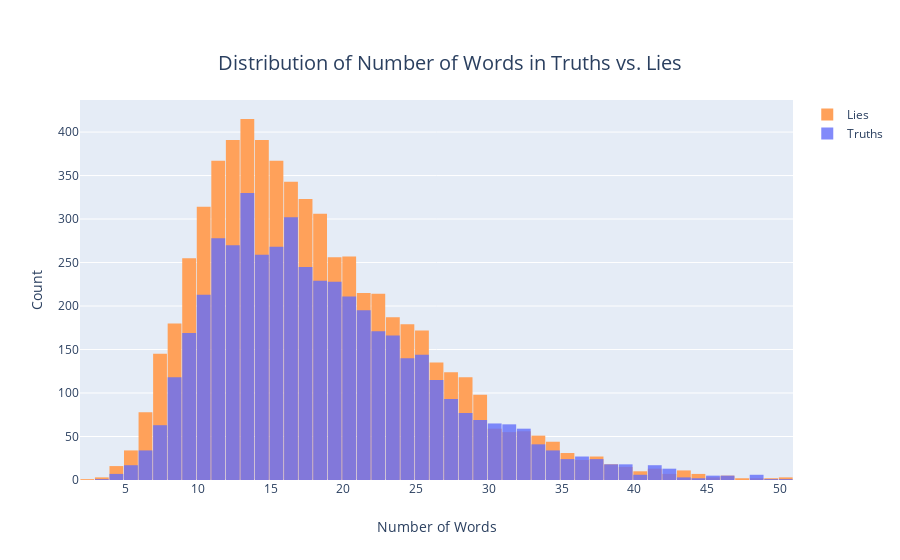

This figure's notebook cell:
### Code cell
fig = go.Figure()

fig.add_trace(go.Histogram(x=lies['numb_of_words'], name='Lies', marker_color='#FFA15A',
                            xbins=dict( # bins used for histogram
                                        start=-0.1,
                                        end=50.0,
                                        )
                          ),
)

fig.add_trace(go.Histogram(x=truths['numb_of_words'], name='Truths', marker_color='#636EFA', opacity=0.8,
                          xbins=dict( # bins used for histogram
                                        start=-0.1,
                                        end=50.0,
                                       )
                          ),
)

fig.update_layout(barmode='overlay')
fig.update_layout(xaxis_title="Number of Words")                           
fig.update_layout(yaxis_title="Count")
fig.update_layout(title={
    'y':0.9,
    'x':0.5,
    'yanchor':'top',
    'xanchor':'center'
},
    title_text='Distribution of Number of Words in Truths vs. Lies',
    title_font_size=20,
    bargap=0.05)
                           
fig.show()

### Figure 1 — Plotly figure (JSON) as saved in the notebook; plotly's stock layout.template omitted (floating-point values rounded to 4 significant figures; data arrays with more than 128 entries replaced by an {"elided": "..."} marker saying what was removed)
{"data": [{"marker": {"color": "#FFA15A"}, "name": "Lies", "type": "histogram", "x": {"elided": "6335 int values"}, "xbins": {"end": 50, "start": -0.1}}, {"marker": {"color": "#636EFA"}, "name": "Truths", "opacity": 0.8, "type": "histogram", "x": {"elided": "4853 int values"}, "xbins": {"end": 50, "start": -0.1}}], "layout": {"bargap": 0.05, "barmode": "overlay", "title": {"font": {"size": 20}, "text": "Distribution of Number of Words in Truths vs. Lies", "x": 0.5, "xanchor": "center", "y": 0.9, "yanchor": "top"}, "xaxis": {"title": {"text": "Number of Words"}}, "yaxis": {"title": {"text": "Count"}}}}
